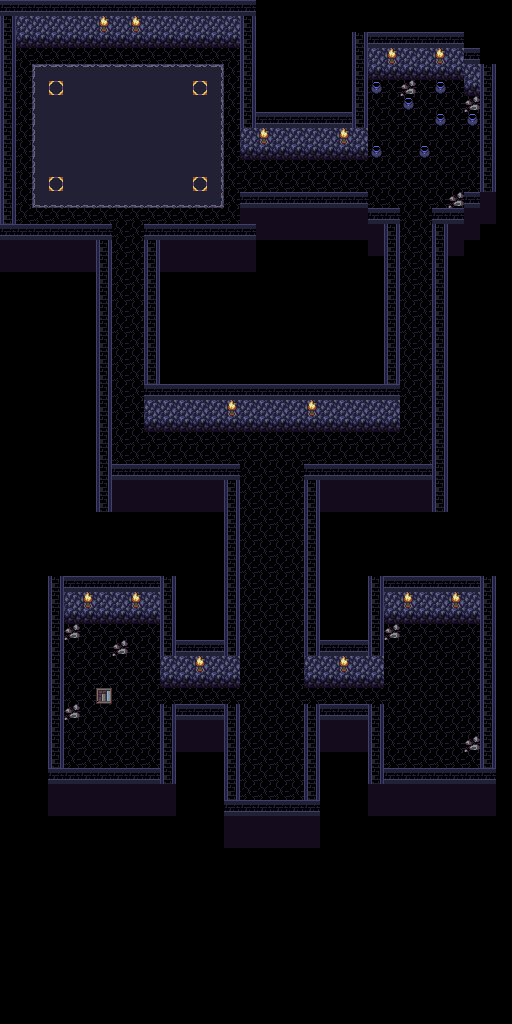

Rendered tile map (Tiled .tmx) drawn with the repository's tilesets; below, a short description and the map source with its tile grids summarised:
An orthogonal 32x64 tile map with 16x16 px tiles, 3 tile layers (Tile Layer 1, Tile Layer 2, Float layer), 2 tilesets and 5 objects (2x Slime, Door, Staircase (to Davies-1), Skeleton).

<map version="1.0" orientation="orthogonal" renderorder="right-down" width="32" height="64" tilewidth="16" tileheight="16" nextobjectid="50">
 <properties>
  <property name="backgroundMusic" value="music-dungeon" />
 </properties>
 <tileset firstgid="1" name="basictiles" tilewidth="16" tileheight="16" tilecount="512" columns="8">
  <image source="../img/basictiles.png" width="128" height="1024" />
  <tile id="0">
   <properties>
    <property name="isSolid" type="bool" value="true" />
   </properties>
  </tile>
  <tile id="7">
   <properties>
    <property name="solid" type="bool" value="true" />
   </properties>
  </tile>
  <tile id="8">
   <properties>
    <property name="isSolid" type="bool" value="false" />
   </properties>
  </tile>
  <tile id="14">
   <properties>
    <property name="isSolid" type="bool" value="true" />
   </properties>
  </tile>
  <tile id="15">
   <properties>
    <property name="isSolid" type="bool" value="true" />
   </properties>
  </tile>
  <tile id="16">
   <properties>
    <property name="isSolid" type="bool" value="true" />
   </properties>
  </tile>
  <tile id="22">
   <properties>
    <property name="isSolid" type="bool" value="true" />
   </properties>
  </tile>
  <tile id="23">
   <properties>
    <property name="isSolid" type="bool" value="true" />
   </properties>
  </tile>
  <tile id="27">
   <properties>
    <property name="isSolid" type="bool" value="true" />
   </properties>
  </tile>
  <tile id="38">
   <properties>
    <property name="isSolid" type="bool" value="true" />
   </properties>
  </tile>
  <tile id="46">
   <properties>
    <property name="isSolid" type="bool" value="true" />
   </properties>
  </tile>
  <tile id="54">
   <properties>
    <property name="isSolid" type="bool" value="true" />
   </properties>
  </tile>
  <tile id="55">
   <properties>
    <property name="isSolid" type="bool" value="true" />
   </properties>
  </tile>
  <tile id="76">
   <properties>
    <property name="isSolid" type="bool" value="true" />
   </properties>
  </tile>
  <tile id="80">
   <properties>
    <property name="isSolid" type="bool" value="true" />
   </properties>
  </tile>
  <tile id="81">
   <properties>
    <property name="isSolid" type="bool" value="true" />
   </properties>
  </tile>
  <tile id="88">
   <properties>
    <property name="isSolid" type="bool" value="true" />
   </properties>
  </tile>
  <tile id="89">
   <properties>
    <property name="isSolid" type="bool" value="true" />
   </properties>
  </tile>
  <tile id="92">
   <properties>
    <property name="isSolid" type="bool" value="true" />
   </properties>
  </tile>
 </tileset>
 <tileset firstgid="513" name="spawner" tilewidth="16" tileheight="16" tilecount="12" columns="3">
  <image source="../img/dead.png" width="48" height="64" />
 </tileset>
 <layer name="Tile Layer 1" width="32" height="64">
  <data>[2048 cells, 1083 non-empty, 7 distinct tile ids]</data>
 </layer>
 <layer name="Tile Layer 2" width="32" height="64">
  <data>[2048 cells, 72 non-empty, 13 distinct tile ids]</data>
 </layer>
 <objectgroup name="Object Layer 1">
  <properties>
   <property name="isSolid" type="bool" value="true" />
  </properties>
  <object id="8" name="Door" gid="49" x="111.833" y="50.8333" width="16" height="16">
   <properties>
    <property name="onCollide">scene.player.setPosition(7*16, 15*16);
scene.loadMap("testMap2");
scene.playSound("doorSound");</property>
   </properties>
  </object>
  <object id="45" name="Staircase (to Davies-1)" gid="84" x="96.5059" y="703.572" width="16" height="16">
   <properties>
    <property name="onCollide">scene.player.setPosition(31*16, 44*16);
scene.loadMap("davies-1");</property>
   </properties>
  </object>
  <object id="46" name="Slime" type="Slime" gid="520" x="259" y="182" width="16" height="16" />
  <object id="47" name="Skeleton" type="Skeleton" gid="519" x="267" y="457" width="16" height="16" />
  <object id="49" name="Slime" type="Slime" gid="520" x="265" y="701" width="16" height="16" />
 </objectgroup>
 <layer name="Float layer" width="32" height="64">
  <properties>
   <property name="abovePlayer" type="bool" value="true" />
  </properties>
  <data>[2048 cells, 55 non-empty, 2 distinct tile ids]</data>
 </layer>
</map>
